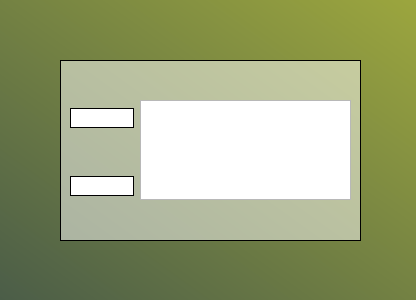
<?xml version="1.0" encoding="UTF-8"?>
<ui version="4.0">
 <class>MyLoginForm</class>
 <widget class="QWidget" name="MyLoginForm">
  <property name="geometry">
   <rect>
    <x>0</x>
    <y>0</y>
    <width>416</width>
    <height>300</height>
   </rect>
  </property>
  <property name="windowTitle">
   <string>Form</string>
  </property>
  <property name="styleSheet">
   <string notr="true">#MyLoginForm {
background-color:qlineargradient(spread:pad, x1:0, y1:1, x2:1, y2:0, stop:0 rgba(75, 93, 72, 255), stop:1 rgba(156, 166, 62, 255))
}

#mainFrame {
border: 1px solid black;
background-color: rgba(255,255,255, 50%);
}
QLineEdit {
padding: 1px;
border-style: solid;
border: 1px solid black;
}
</string>
  </property>
  <widget class="QFrame" name="mainFrame">
   <property name="geometry">
    <rect>
     <x>60</x>
     <y>60</y>
     <width>301</width>
     <height>181</height>
    </rect>
   </property>
   <property name="autoFillBackground">
    <bool>false</bool>
   </property>
   <property name="frameShape">
    <enum>QFrame::StyledPanel</enum>
   </property>
   <property name="frameShadow">
    <enum>QFrame::Raised</enum>
   </property>
   <layout class="QGridLayout" name="gridLayout">
    <item row="2" column="1">
     <widget class="QLineEdit" name="lineEdit"/>
    </item>
    <item row="3" column="1">
     <widget class="QLineEdit" name="lineEdit_2"/>
    </item>
    <item row="2" column="2" rowspan="2">
     <widget class="QGraphicsView" name="graphicsView">
      <property name="interactive">
       <bool>false</bool>
      </property>
     </widget>
    </item>
   </layout>
  </widget>
 </widget>
 <resources/>
 <connections/>
</ui>
